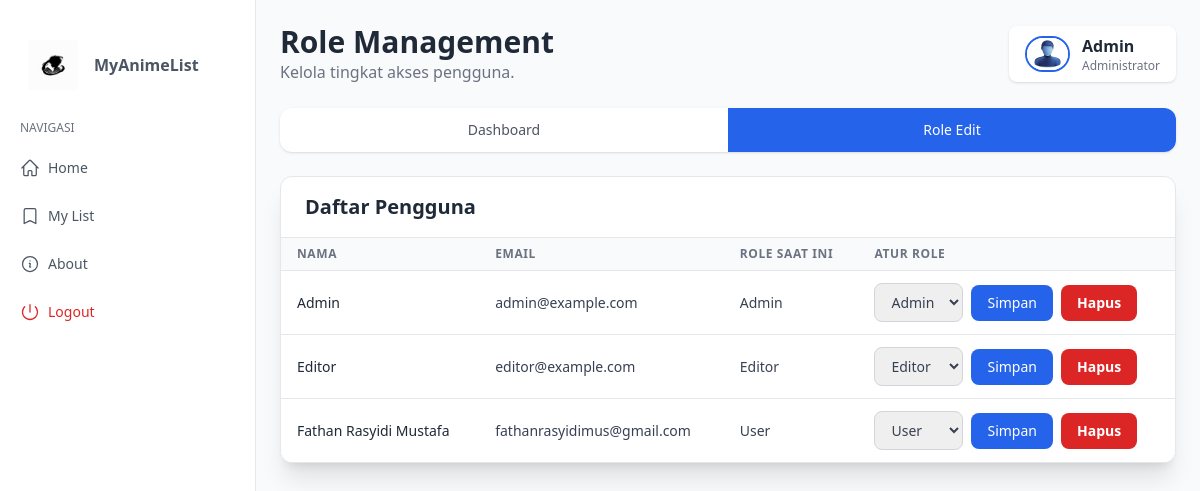
The page /public/admin/role_edit.php (signed in) on the database its author committed.
### tables this page shows
CREATE TABLE IF NOT EXISTS `users` (
  `id` int NOT NULL AUTO_INCREMENT,
  `name` varchar(255) NOT NULL DEFAULT '',
  `email` varchar(255) NOT NULL DEFAULT '',
  `password` varchar(255) NOT NULL DEFAULT '',
  `role` enum('admin','editor','user') NOT NULL,
  PRIMARY KEY (`id`),
  UNIQUE KEY `email` (`email`)
);

### app/anime_manager.php (called while the page is built, shortened)
<?php
function get_users(mysqli $db): array
{
    $rows = [];
    $result = mysqli_query($db, "SELECT id, name, email, role AS usertype FROM users ORDER BY name ASC");
    while ($row = mysqli_fetch_assoc($result)) {
        $rows[] = $row;
    }
    return $rows;
}

### public/admin/role_edit.php (the view, shortened to what this page needs)
<?php
include '../../app/db.php';
include '../../app/anime_manager.php';
$users = get_users($connect);
$nav_items = [
	['label' => 'Dashboard', 'href' => 'dashboard.php'],
	['label' => 'Role Edit', 'href' => 'role_edit.php'],
];
?>
<!DOCTYPE html>
<html lang="en">
<head>
	<script src="https://cdn.tailwindcss.com"></script>
</head>
<body>
	<?php include '../navbar.php'; ?>
	<main class="ml-64 min-h-screen bg-gray-50">
		<header class="p-6 flex justify-between items-center">
			<div>
				<h1 class="text-3xl font-bold text-gray-800">Role Management</h1>
				<p class="text-gray-500">Kelola tingkat akses pengguna.</p>
			</div>
			<div class="flex items-center gap-3 bg-white px-4 py-2 rounded-lg shadow">
				<img src="../../assets/images/user.jpeg" alt="Profile" width="45" height="45" class="rounded-full border-2" style="border-color:#2563eb;">
				<div>
					<p class="font-semibold text-gray-800 mb-0"><?php echo htmlspecialchars($_SESSION['login']); ?></p>
					<p class="text-xs text-gray-500 mb-0">Administrator</p>
				</div>
			</div>
		</header>
		<nav class="px-6">
			<div class="bg-white rounded-xl shadow overflow-hidden flex">
				<?php foreach ($nav_items as $item): ?>
					<?php $active = basename($_SERVER['PHP_SELF']) === basename($item['href']); ?>
					<a href="<?php echo $item['href']; ?>" class="flex-1 text-center py-3 text-sm font-medium <?php echo $active ? 'bg-blue-600 text-white' : 'text-gray-600 hover:bg-gray-100'; ?>">
						<?php echo $item['label']; ?>
					</a>
				<?php endforeach; ?>
			</div>
		</nav>
		<section class="p-6">
			<div class="bg-white border border-gray-200 rounded-xl shadow-xl overflow-hidden">
				<div class="px-6 py-4 border-b">
					<h2 class="text-xl font-semibold text-gray-800">Daftar Pengguna</h2>
				</div>
				<div class="overflow-x-auto">
					<table class="min-w-full divide-y divide-gray-200">
						<thead class="bg-gray-50">
							<tr>
								<th class="px-4 py-2 text-left text-xs font-semibold text-gray-500 uppercase tracking-wider">Nama</th>
								<th class="px-4 py-2 text-left text-xs font-semibold text-gray-500 uppercase tracking-wider">Email</th>
								<th class="px-4 py-2 text-left text-xs font-semibold text-gray-500 uppercase tracking-wider">Role Saat Ini</th>
								<th class="px-4 py-2 text-left text-xs font-semibold text-gray-500 uppercase tracking-wider">Atur Role</th>
							</tr>
						</thead>
						<tbody class="bg-white divide-y divide-gray-200 text-sm text-gray-700">
							<?php foreach ($users as $user): ?>
							<tr>
								<td class="px-4 py-3 font-medium text-gray-800"><?php echo htmlspecialchars($user['name']); ?></td>
								<td class="px-4 py-3"><?php echo htmlspecialchars($user['email']); ?></td>
								<td class="px-4 py-3 capitalize"><?php echo htmlspecialchars($user['usertype']); ?></td>
								<td class="px-4 py-3">
									<div class="flex items-center gap-2">
										<form method="POST" class="flex items-center gap-2">
											<select name="usertype" class="px-3 py-2 border border-gray-300 rounded-lg focus:ring-2 focus:ring-blue-500 focus:border-transparent">
												<option value="user" <?php echo $user['usertype'] === 'user' ? 'selected' : ''; ?>>User</option>
												<option value="editor" <?php echo $user['usertype'] === 'editor' ? 'selected' : ''; ?>>Editor</option>
												<option value="admin" <?php echo $user['usertype'] === 'admin' ? 'selected' : ''; ?>>Admin</option>
											</select>
											<button type="submit" class="px-4 py-2 bg-blue-600 text-white rounded-lg hover:bg-blue-700">Simpan</button>
										</form>
										<form method="POST" onsubmit="return confirm('Hapus pengguna ini? Tindakan ini tidak dapat dibatalkan.');">
											<button type="submit" class="px-4 py-2 bg-red-600 text-white font-semibold rounded-lg hover:bg-red-700">Hapus</button>
										</form>
									</div>
								</td>
							</tr>
							<?php endforeach; ?>
						</tbody>
					</table>
				</div>
			</div>
		</section>
	</main>
</body>
</html>

### public/admin/role_edit.php (style rules this page uses)
body { background-color: #f3f4f6; }

### rows shown on the page
users: name "Admin", email "admin@example.com", role "Admin", usertype "Admin"
users: name "Editor", email "editor@example.com", role "Editor", usertype "Editor"
users: name "Fathan Rasyidi Mustafa", email "fathanrasyidimus@gmail.com", role "User", usertype "User"

### other values the page prints
$_SESSION['login'] "Admin"
$item['label'] "Dashboard"
$item['label'] "Role Edit"
